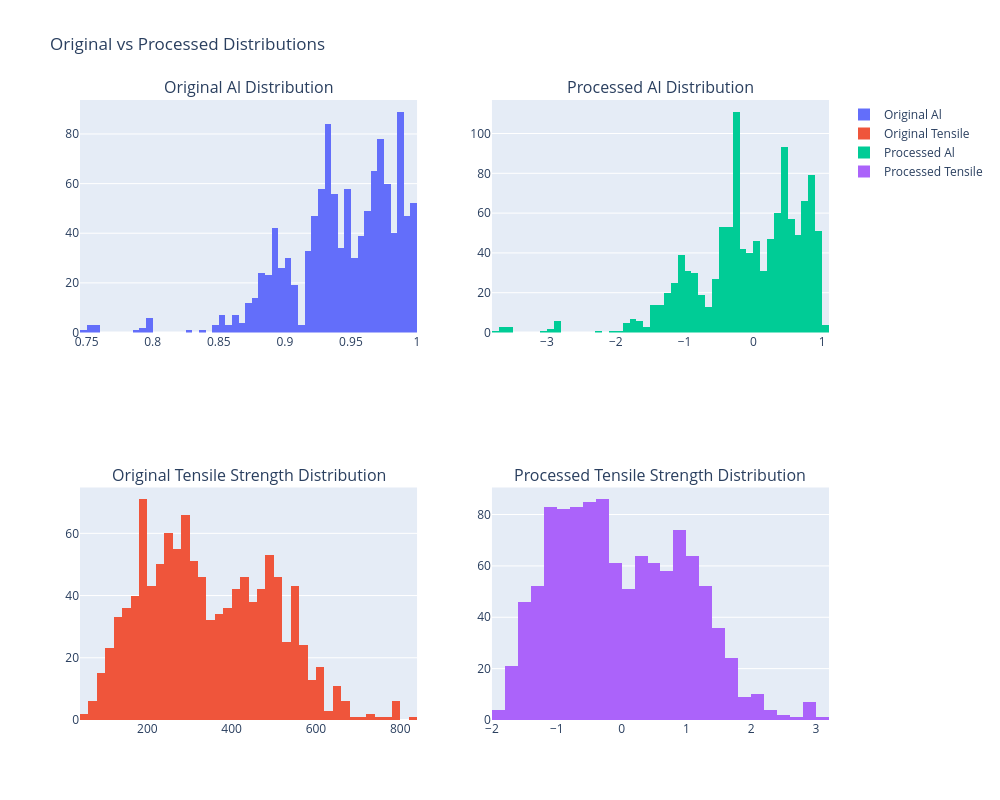

Notebook source saved alongside this figure:
### Markdown cell above
## 6. Data Preprocessing and Feature Engineering

Let's preprocess our data by:
1. Identifying and separating features and target variables
2. Normalizing numerical features
3. Handling any categorical variables
4. Creating processed dataset for modeling

### Code cell
# Import preprocessing tools
from sklearn.preprocessing import StandardScaler, MinMaxScaler, RobustScaler
from sklearn.compose import ColumnTransformer
from sklearn.pipeline import Pipeline

# Identify feature types
numerical_features = df.select_dtypes(include=['float64', 'int64']).columns.tolist()
target_variables = ['Tensile Strength (MPa)', 'Yield Strength (MPa)']
composition_features = [col for col in numerical_features if col not in target_variables and col != 'Unnamed: 0']

# Create preprocessing pipeline
preprocessor = ColumnTransformer(
    transformers=[
        ('composition_scaler', RobustScaler(), composition_features),
        ('target_scaler', StandardScaler(), target_variables)
    ])

# Fit and transform the data
processed_data = preprocessor.fit_transform(df[composition_features + target_variables])
processed_df = pd.DataFrame(
    processed_data, 
    columns=composition_features + target_variables
)

# Display first few rows of processed data
print("First few rows of processed data:")
print(processed_df.head())

# Compare distributions before and after preprocessing
fig = make_subplots(rows=2, cols=2, subplot_titles=[
    'Original Al Distribution',
    'Processed Al Distribution',
    'Original Tensile Strength Distribution',
    'Processed Tensile Strength Distribution'
])

# Original distributions
fig.add_trace(
    go.Histogram(x=df['Al'], name='Original Al'),
    row=1, col=1
)
fig.add_trace(
    go.Histogram(x=df['Tensile Strength (MPa)'], name='Original Tensile'),
    row=2, col=1
)

# Processed distributions
fig.add_trace(
    go.Histogram(x=processed_df['Al'], name='Processed Al'),
    row=1, col=2
)
fig.add_trace(
    go.Histogram(x=processed_df['Tensile Strength (MPa)'], name='Processed Tensile'),
    row=2, col=2
)

fig.update_layout(height=800, width=1000, title_text="Original vs Processed Distributions")
fig.show()

# Print summary statistics of processed data
print("\nSummary statistics of processed data:")
print(processed_df.describe())

### Figure 1 — Plotly figure (JSON) as saved in the notebook; plotly's stock layout.template omitted (floating-point values rounded to 4 significant figures; data arrays with more than 128 entries replaced by an {"elided": "..."} marker saying what was removed)
{"data": [{"name": "Original Al", "type": "histogram", "x": {"elided": "1154 float values"}, "xaxis": "x", "yaxis": "y"}, {"name": "Original Tensile", "type": "histogram", "x": {"elided": "1154 float values"}, "xaxis": "x3", "yaxis": "y3"}, {"name": "Processed Al", "type": "histogram", "x": {"elided": "1154 float values"}, "xaxis": "x2", "yaxis": "y2"}, {"name": "Processed Tensile", "type": "histogram", "x": {"elided": "1154 float values"}, "xaxis": "x4", "yaxis": "y4"}], "layout": {"annotations": [{"font": {"size": 16}, "showarrow": false, "text": "Original Al Distribution", "x": 0.225, "xanchor": "center", "xref": "paper", "y": 1, "yanchor": "bottom", "yref": "paper"}, {"font": {"size": 16}, "showarrow": false, "text": "Processed Al Distribution", "x": 0.775, "xanchor": "center", "xref": "paper", "y": 1, "yanchor": "bottom", "yref": "paper"}, {"font": {"size": 16}, "showarrow": false, "text": "Original Tensile Strength Distribution", "x": 0.225, "xanchor": "center", "xref": "paper", "y": 0.375, "yanchor": "bottom", "yref": "paper"}, {"font": {"size": 16}, "showarrow": false, "text": "Processed Tensile Strength Distribution", "x": 0.775, "xanchor": "center", "xref": "paper", "y": 0.375, "yanchor": "bottom", "yref": "paper"}], "height": 800, "title": {"text": "Original vs Processed Distributions"}, "width": 1000, "xaxis": {"anchor": "y", "domain": [0, 0.45]}, "xaxis2": {"anchor": "y2", "domain": [0.55, 1]}, "xaxis3": {"anchor": "y3", "domain": [0, 0.45]}, "xaxis4": {"anchor": "y4", "domain": [0.55, 1]}, "yaxis": {"anchor": "x", "domain": [0.625, 1]}, "yaxis2": {"anchor": "x2", "domain": [0.625, 1]}, "yaxis3": {"anchor": "x3", "domain": [0, 0.375]}, "yaxis4": {"anchor": "x4", "domain": [0, 0.375]}}}
